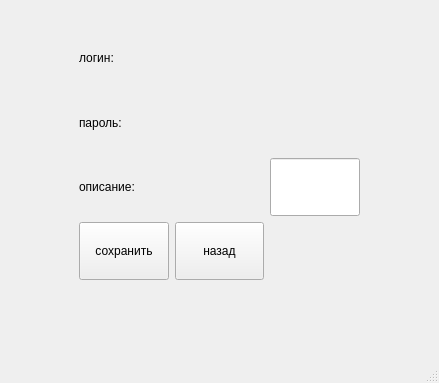
<?xml version="1.0" encoding="UTF-8"?>
<ui version="4.0">
 <class>MainWindow</class>
 <widget class="QMainWindow" name="MainWindow">
  <property name="geometry">
   <rect>
    <x>0</x>
    <y>0</y>
    <width>439</width>
    <height>383</height>
   </rect>
  </property>
  <property name="windowTitle">
   <string>MainWindow</string>
  </property>
  <widget class="QWidget" name="centralwidget">
   <widget class="QWidget" name="gridLayoutWidget">
    <property name="geometry">
     <rect>
      <x>79</x>
      <y>29</y>
      <width>281</width>
      <height>251</height>
     </rect>
    </property>
    <layout class="QGridLayout" name="gridLayout">
     <item row="2" column="0">
      <widget class="QLabel" name="label_5">
       <property name="sizePolicy">
        <sizepolicy hsizetype="Ignored" vsizetype="Ignored">
         <horstretch>0</horstretch>
         <verstretch>0</verstretch>
        </sizepolicy>
       </property>
       <property name="text">
        <string>описание:</string>
       </property>
      </widget>
     </item>
     <item row="2" column="2">
      <widget class="QLineEdit" name="desc">
       <property name="sizePolicy">
        <sizepolicy hsizetype="Ignored" vsizetype="Ignored">
         <horstretch>0</horstretch>
         <verstretch>0</verstretch>
        </sizepolicy>
       </property>
      </widget>
     </item>
     <item row="0" column="0">
      <widget class="QLabel" name="label">
       <property name="sizePolicy">
        <sizepolicy hsizetype="Ignored" vsizetype="Ignored">
         <horstretch>0</horstretch>
         <verstretch>0</verstretch>
        </sizepolicy>
       </property>
       <property name="text">
        <string>логин:</string>
       </property>
      </widget>
     </item>
     <item row="1" column="0">
      <widget class="QLabel" name="label_3">
       <property name="sizePolicy">
        <sizepolicy hsizetype="Ignored" vsizetype="Ignored">
         <horstretch>0</horstretch>
         <verstretch>0</verstretch>
        </sizepolicy>
       </property>
       <property name="text">
        <string>пароль:</string>
       </property>
      </widget>
     </item>
     <item row="3" column="0">
      <widget class="QPushButton" name="save_btn">
       <property name="sizePolicy">
        <sizepolicy hsizetype="Ignored" vsizetype="Ignored">
         <horstretch>0</horstretch>
         <verstretch>0</verstretch>
        </sizepolicy>
       </property>
       <property name="text">
        <string>сохранить</string>
       </property>
      </widget>
     </item>
     <item row="2" column="1">
      <widget class="QLabel" name="descc">
       <property name="text">
        <string/>
       </property>
      </widget>
     </item>
     <item row="0" column="1">
      <widget class="QLabel" name="log">
       <property name="sizePolicy">
        <sizepolicy hsizetype="Ignored" vsizetype="Ignored">
         <horstretch>0</horstretch>
         <verstretch>0</verstretch>
        </sizepolicy>
       </property>
       <property name="text">
        <string/>
       </property>
      </widget>
     </item>
     <item row="1" column="1">
      <widget class="QLabel" name="pas">
       <property name="sizePolicy">
        <sizepolicy hsizetype="Ignored" vsizetype="Ignored">
         <horstretch>0</horstretch>
         <verstretch>0</verstretch>
        </sizepolicy>
       </property>
       <property name="text">
        <string/>
       </property>
      </widget>
     </item>
     <item row="3" column="1">
      <widget class="QPushButton" name="back_btn">
       <property name="sizePolicy">
        <sizepolicy hsizetype="Ignored" vsizetype="Ignored">
         <horstretch>0</horstretch>
         <verstretch>0</verstretch>
        </sizepolicy>
       </property>
       <property name="text">
        <string>назад</string>
       </property>
      </widget>
     </item>
    </layout>
   </widget>
  </widget>
  <widget class="QMenuBar" name="menubar">
   <property name="geometry">
    <rect>
     <x>0</x>
     <y>0</y>
     <width>439</width>
     <height>21</height>
    </rect>
   </property>
  </widget>
  <widget class="QStatusBar" name="statusbar"/>
 </widget>
 <resources/>
 <connections/>
</ui>
